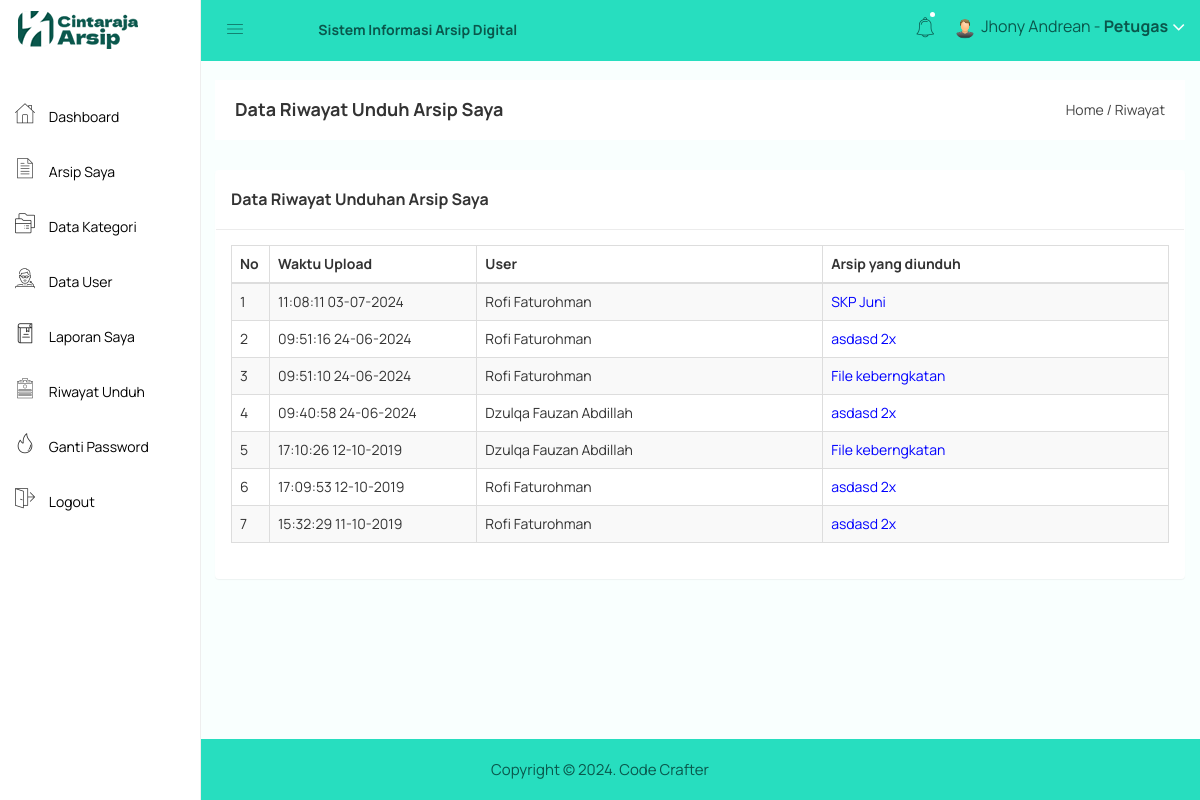
The page /petugas/riwayat.php (signed in) on the database as committed earlier.
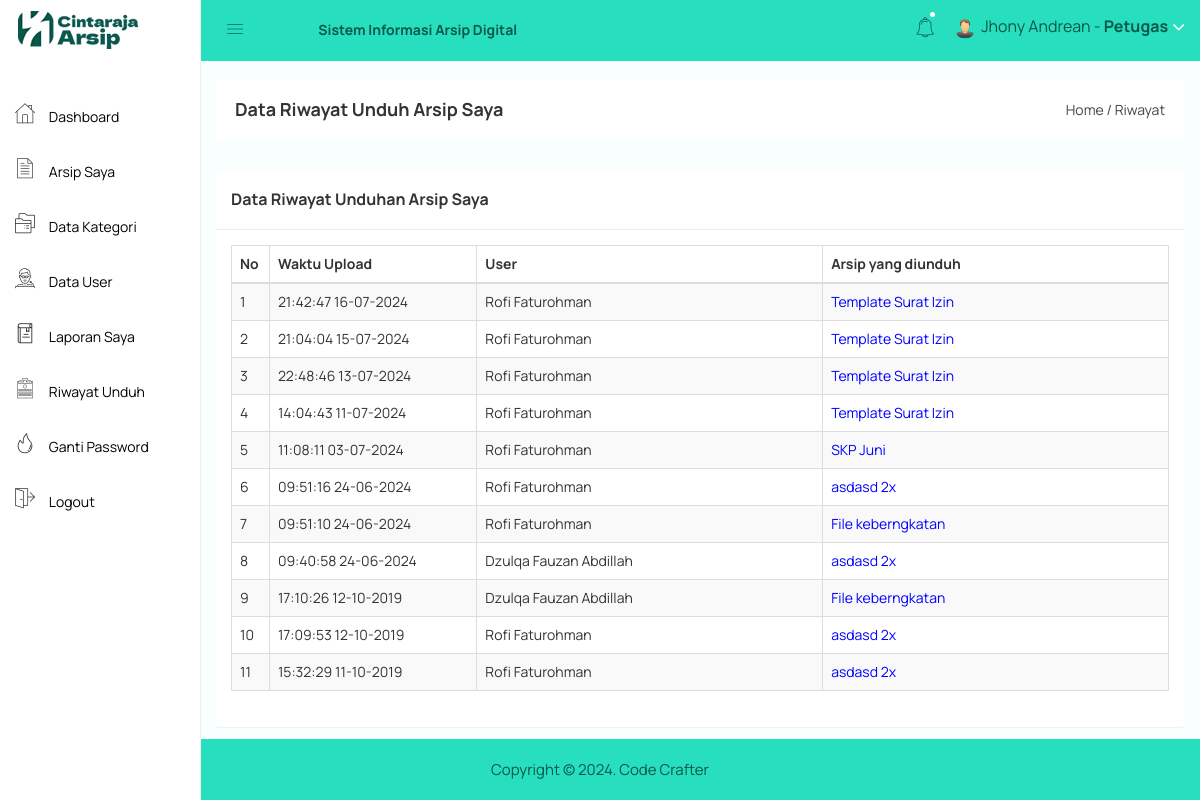
The same page on the database as committed later.
### tables this page shows
CREATE TABLE `riwayat` (
  `riwayat_id` int(11) NOT NULL,
  `riwayat_waktu` datetime NOT NULL,
  `riwayat_user` int(11) NOT NULL,
  `riwayat_arsip` int(11) NOT NULL
);

CREATE TABLE `user` (
  `user_id` int(11) NOT NULL,
  `user_nama` varchar(100) NOT NULL,
  `user_username` varchar(100) NOT NULL,
  `user_password` varchar(100) NOT NULL,
  `user_foto` varchar(100) DEFAULT NULL
);

CREATE TABLE `arsip` (
  `arsip_id` int(11) NOT NULL,
  `arsip_waktu_upload` datetime NOT NULL,
  `arsip_petugas` int(11) NOT NULL,
  `arsip_kode` varchar(255) NOT NULL,
  `arsip_nama` varchar(255) NOT NULL,
  `arsip_jenis` varchar(255) NOT NULL,
  `arsip_kategori` int(11) NOT NULL,
  `arsip_keterangan` text NOT NULL,
  `arsip_file` varchar(255) NOT NULL
);

### petugas/riwayat.php (the view)
<?php include 'header.php'; ?>
<div class="breadcome-area">
    <div class="container-fluid">
        <div class="row">
            <div class="col-lg-12 col-md-12 col-sm-12 col-xs-12">
                <div class="breadcome-list">
                    <div class="row">
                        <div class="col-lg-6 col-md-6 col-sm-6 col-xs-12">
                            <div class="breadcome-heading">
                                <h4 style="margin-bottom: 0px">Data Riwayat Unduh Arsip Saya</h4>
                            </div>
                        </div>
                        <div class="col-lg-6 col-md-6 col-sm-6 col-xs-12">
                            <ul class="breadcome-menu" style="padding-top: 0px">
                                <li><a href="#">Home</a> <span class="bread-slash">/</span></li>
                                <li><span class="bread-blod">Riwayat</span></li>
                            </ul>
                        </div>
                    </div>
                </div>
            </div>
        </div>
    </div>
</div>
<div class="container-fluid">
    <div class="panel panel">
        <div class="panel-heading">
            <h3 class="panel-title">Data Riwayat Unduhan Arsip Saya</h3>
        </div>
        <div class="panel-body">
            <table id="table" class="table table-bordered table-striped table-hover table-datatable">
                <thead>
                    <tr>
                        <th width="1%">No</th>
                        <th width="18%">Waktu Upload</th>
                        <th width="30%">User</th>
                        <th width="30%">Arsip yang diunduh</th>
                    </tr>
                </thead>
                <tbody>
                    <?php
                    include '../koneksi.php';
                    $no = 1;
                    $saya = $_SESSION['id'];
                    $arsip = mysqli_query($koneksi,"SELECT * FROM riwayat,arsip,user WHERE riwayat_arsip=arsip_id and riwayat_user=user_id and arsip_petugas='$saya' ORDER BY riwayat_id DESC");
                    while($p = mysqli_fetch_array($arsip)){
                        ?>
                        <tr>
                            <td><?php echo $no++; ?></td>
                            <td><?php echo date('H:i:s  d-m-Y',strtotime($p['riwayat_waktu'])) ?></td>
                            <td><?php echo $p['user_nama'] ?></td>
                            <td><a style="color: blue" href="arsip_preview.php?id=<?php echo $p['arsip_id']; ?>"><?php echo $p['arsip_nama'] ?></a></td>
                        </tr>
                        <?php
                    }
                    ?>
                </tbody>
            </table>
        </div>
    </div>
</div>
<?php include 'footer.php'; ?>

Rows that differ between the two databases and show on the page:
added riwayat: riwayat_waktu "21:42:47 16-07-2024", user.user_nama "Rofi Faturohman", arsip.arsip_nama "Template Surat Izin"
added riwayat: riwayat_waktu "21:04:04 15-07-2024", user.user_nama "Rofi Faturohman", arsip.arsip_nama "Template Surat Izin"
added riwayat: riwayat_waktu "22:48:46 13-07-2024", user.user_nama "Rofi Faturohman", arsip.arsip_nama "Template Surat Izin"
added riwayat: riwayat_waktu "14:04:43 11-07-2024", user.user_nama "Rofi Faturohman", arsip.arsip_nama "Template Surat Izin"
